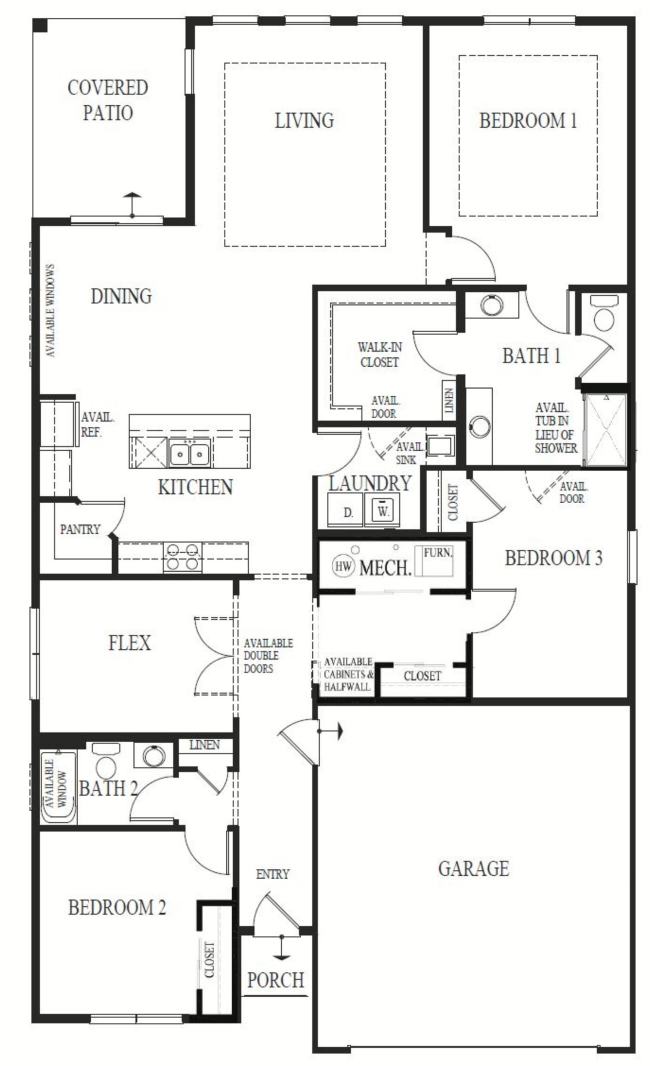
#> input picture marketing/one-pager/prospects/sample-plan-bare.jpg, 1300 x 2132 px (shown at 1/2 size)
$ python -i walls.py   (imports and definitions only)
#> lines starting #> are read from the running program, lines starting #| are printed output that depends on the picture; after the words box and inside, x2 and y2 are one past the last pixel; in counts of white or black regions, pixels touching at a corner belong together
"""Fit each room to the walls drawn around it, and read the plan's scale.

The model's room boxes are rough: sometimes a tight box round the label,
sometimes a box that spills into the next room.  The old fix was to grow every
box by 35%, which pushed rooms through their walls, and fixtures followed.

Walls are the one thing every floor plan draws the same way: long, heavy lines
(a solid poche or a pair of parallel lines) running the length of a room.  So
each edge of a room's box is moved to the inside face of the nearest such line
along that side.  An edge with no wall near it keeps the model's answer.

Once rooms sit on their walls, a room whose size is printed on the plan
("12'-4\" x 14'-0\"") says how many feet a pixel is.  That scale measures every
other room, so nobody has to type in a square footage.
"""

import logging
import math
import statistics
from dataclasses import dataclass

from PIL import Image, ImageDraw, ImageFilter

logger = logging.getLogger(__name__)

# Work on at most this many pixels along the long side.  A 24x36 sheet at
# 200 dpi is 7200 px tall; fitting walls does not need that, and the server
# has little memory to spare.
_MAX_SIDE = 2400

# A pixel darker than this is ink.
_INK = 160

# ...on a page smaller than _SMALL_SIDE along its long side, darker than
# _SMALL_INK.  Shrunk to 960 px, the thin lines that draw a window's edges in a
# wall come out light grey (about 195-210 on Sullivan): at 160 the window
# broke the wall, and the porch and primary bedroom were stretched to the
# page frame.  At 2560 px the same lines are 107-141.
_SMALL_SIDE = 1600
_SMALL_INK = 215

# A row or column inked across this share of the whole page is the sheet's
# frame (or a title-block rule), not a wall.
_FRAME_COVERAGE = 0.9

# The wall an open edge comes in to may be mostly windows: Catalina's living
# room's back wall at 960 px is ink across only 44% of the room, the rest
# light-grey window lines.  Thick ink across this share of the room will do.
_INNER_WALL = 0.35

# Floors are found on the sheet shrunk to _FLOOR_GRID pixels along its long
# side.  A floor holds at least _FLOOR_SHARE of the sheet's ink, so a title,
# a north arrow or a note is not a floor.
_FLOOR_GRID = 300
_FLOOR_SHARE = 0.15

# A blank strip between two drawings is at least this share of the page
# (Catalina's is about 7%), with no more than _GUTTER_INK ink pixels across.
_GUTTER = 0.025
_GUTTER_INK = 2

# A row (or column) belongs to a wall when this share of the room's side is
# inked.  Doors and openings break a wall up, so it cannot be close to 1.
_WALL_COVERAGE = 0.55

# Only the middle of each side is measured, so the walls of the rooms on
# either side (which run across this side's ends) do not count.
_SPAN_TRIM = 0.2

# How far past an edge (as a share of the box's longer side), and how far
# inside it (as a share of the box along that axis), to look for its wall.  Outward reaches far because the
# model's box is often drawn round the room's label, well inside its walls;
# the nearest wall wins, so a long reach does not skip past the right one.
_SEARCH_OUT = 0.75
_SEARCH_IN = 0.3

# Spaces outside the conditioned envelope don't count towards a floor's
# square footage.
UNCONDITIONED = {"garage", "porch", "patio", "exterior", "deck", "exterior_door"}


@dataclass
class Fit:
    """A room box in fractions of the page, and which edges found a wall."""

    x1: float
    y1: float
    x2: float
    y2: float
    # Which edges were moved onto a wall: left, top, right, bottom.
    snapped: tuple[bool, bool, bool, bool] = (False, False, False, False)

    @property
    def walls(self) -> int:
        return sum(self.snapped)


class WallMap:
    """Ink coverage of one plan page, for finding the walls around a room."""

    def __init__(self, image: Image.Image):
        gray = image.convert("L")
        w, h = gray.size
        factor = min(1.0, _MAX_SIDE / max(w, h))
        if factor < 1.0:
            gray = gray.resize(
                (max(1, round(w * factor)), max(1, round(h * factor))), Image.BOX
            )
        self.width, self.height = gray.size
        ink = _INK if max(self.width, self.height) >= _SMALL_SIDE else _SMALL_INK
        self.mask = gray.point(lambda p: 255 if p < ink else 0, "L")
        longest = max(self.width, self.height)
        # A drawn wall is either solid and a few pixels thick, or two thin
        # lines a short way apart.  A single hairline (a counter edge, a
        # dimension string) is neither.
        self.min_thickness = max(2, round(longest * 0.0015))
        self.max_gap = max(3, round(longest * 0.01))
        # The frame drawn round the sheet is not a wall.  Nothing in a house
        # runs unbroken across nearly the whole page; a frame line does.  On
        # Sullivan at 960 px the porch's open front edge found no wall and
        # was stretched down to the frame, 18 ft past the columns.
        self.frame_rows = self._full_lines(self._row_coverage(0, self.width, 0, self.height))
        self.frame_cols = self._full_lines(self._col_coverage(0, self.width, 0, self.height))

    @staticmethod
    def _full_lines(profile: list[float]) -> set[int]:
        return {i for i, cover in enumerate(profile) if cover >= _FRAME_COVERAGE}

    # -- floors -----------------------------------------------------------

    def floors(self) -> list[tuple[float, float, float, float]]:
        """The separate drawings on the sheet, as page-fraction boxes.

        A two-story plan set often draws both floors side by side on one
        sheet (Keel's Catalina, Castlewood, Bonaire, Tybee).  Read as one
        house, a second-floor room's edge snapped across the blank gutter to
        the first floor's outside wall, and halls and open plans were worked
        out across both floors.

        Floors split by a blank strip across the whole drawing are found
        that way (Catalina's first floor is drawn with so many openings that
        it falls apart into pieces as ink).  Floors that overlap side to
        side with no clear strip between them (Bonaire's attic sits over its
        porch) are found as separate blobs of ink.  One box when the sheet
        holds one drawing.
        """
        mask = self.mask.copy()
        draw = ImageDraw.Draw(mask)
        # The frame's anti-aliased edge is ink too, and joins everything.
        for y in self.frame_rows:
            draw.rectangle([(0, y - 2), (self.width, y + 2)], fill=0)
        for x in self.frame_cols:
            draw.rectangle([(x - 2, 0), (x + 2, self.height)], fill=0)
        return self._gutter_floors(mask) or self._blob_floors(mask) or [(0.0, 0.0, 1.0, 1.0)]

    def _gutter_floors(self, mask):
        """Drawings split by a blank band of columns (or rows), or None."""
        w, h = self.width, self.height
        cols = [round(v / 255 * h) for v in mask.resize((w, 1), Image.BOX).getdata()]
        rows = [round(v / 255 * w) for v in mask.resize((1, h), Image.BOX).getdata()]
        xs = [i for i, v in enumerate(cols) if v > 0]
        ys = [i for i, v in enumerate(rows) if v > 0]
        if not xs or not ys:
            return None
        x1, x2, y1, y2 = xs[0], xs[-1], ys[0], ys[-1]
        across = self._split(cols, x1, x2, w)
        if across:
            return [(a / w, y1 / h, b / w, (y2 + 1) / h) for a, b in across]
        down = self._split(rows, y1, y2, h)
        if down:
            return [(x1 / w, a / h, (x2 + 1) / w, b / h) for a, b in down]
        return None

    def _split(self, profile, lo: int, hi: int, size: int):
        gutter = max(3, round(_GUTTER * size))
        parts, start, blank = [], lo, 0
        for i in range(lo, hi + 1):
            if profile[i] <= _GUTTER_INK:
                blank += 1
                continue
            if blank >= gutter and i - blank > start:
                parts.append((start, i - blank))
                start = i
            blank = 0
        parts.append((start, hi + 1))
        total = sum(profile[lo:hi + 1]) or 1
        kept = [(a, b) for a, b in parts if sum(profile[a:b]) >= _FLOOR_SHARE * total]
        return kept if len(kept) >= 2 else None

    def _blob_floors(self, mask):
        """Separate blobs of ink, each a real share of the sheet, or None.

        The sheet is shrunk and its ink thickened a little so a door or a
        window does not break a wall; pieces of one floor that sit mostly
        inside one another are merged.
        """
        factor = _FLOOR_GRID / max(self.width, self.height)
        gw, gh = max(1, round(self.width * factor)), max(1, round(self.height * factor))
        small = mask.resize((gw, gh), Image.BOX).point(lambda v: 255 if v > 0 else 0)
        small = small.filter(ImageFilter.MaxFilter(5))
        ink = small.load()

        seen = bytearray(gw * gh)
        blobs = []
        for y0 in range(gh):
            for x0 in range(gw):
                if not ink[x0, y0] or seen[y0 * gw + x0]:
                    continue
                stack, size = [(x0, y0)], 0
                seen[y0 * gw + x0] = 1
                bx1, by1, bx2, by2 = x0, y0, x0, y0
                while stack:
                    x, y = stack.pop()
                    size += 1
                    bx1, by1, bx2, by2 = min(bx1, x), min(by1, y), max(bx2, x), max(by2, y)
                    for nx, ny in ((x + 1, y), (x - 1, y), (x, y + 1), (x, y - 1)):
                        if 0 <= nx < gw and 0 <= ny < gh and ink[nx, ny] and not seen[ny * gw + nx]:
                            seen[ny * gw + nx] = 1
                            stack.append((nx, ny))
                blobs.append((size, (bx1 / gw, by1 / gh, (bx2 + 1) / gw, (by2 + 1) / gh)))
        # Whatever is left of a frame spans the sheet; it is not a floor.
        blobs = [(size, box) for size, box in blobs
                 if not (box[2] - box[0] > 0.9 and box[3] - box[1] > 0.9)]
        total = sum(size for size, _ in blobs) or 1

        # Long windows and open plans break one floor into pieces (Catalina's
        # first floor came apart in four).  Pieces of one floor sit inside
        # one another's outline; two floors barely touch (Bonaire's overlap
        # by 3%), so pieces overlapping by half are one floor.
        pieces = [[size, box] for size, box in blobs if size >= 0.01 * total]
        merged = True
        while merged:
            merged = False
            for i in range(len(pieces)):
                for j in range(i + 1, len(pieces)):
                    a, b = pieces[i][1], pieces[j][1]
                    w = min(a[2], b[2]) - max(a[0], b[0])
                    h = min(a[3], b[3]) - max(a[1], b[1])
                    smaller = min((a[2] - a[0]) * (a[3] - a[1]), (b[2] - b[0]) * (b[3] - b[1]))
                    if w > 0 and h > 0 and w * h >= 0.5 * smaller:
                        pieces[i] = [pieces[i][0] + pieces[j][0],
                                     (min(a[0], b[0]), min(a[1], b[1]),
                                      max(a[2], b[2]), max(a[3], b[3]))]
                        del pieces[j]
                        merged = True
                        break
                if merged:
                    break
        floors = [box for size, box in pieces if size >= _FLOOR_SHARE * total]
        return sorted(floors) if len(floors) >= 2 else None

    # -- line of sight ----------------------------------------------------

    # [57 lines left out: functions _ink_extent, wall_between, not called in this run]

    # -- profiles ---------------------------------------------------------

    def _row_coverage(self, x1: int, x2: int, y1: int, y2: int) -> list[float]:
        """Share of inked pixels in each row y1..y2-1, across columns x1..x2."""
        if x2 - x1 < 1 or y2 - y1 < 1:
            return []
        band = self.mask.crop((x1, y1, x2, y2)).resize((1, y2 - y1), Image.BOX)
        return [v / 255 for v in band.getdata()]

    def _col_coverage(self, x1: int, x2: int, y1: int, y2: int) -> list[float]:
        """Share of inked pixels in each column x1..x2-1, across rows y1..y2."""
        if x2 - x1 < 1 or y2 - y1 < 1:
            return []
        band = self.mask.crop((x1, y1, x2, y2)).resize((x2 - x1, 1), Image.BOX)
        return [v / 255 for v in band.getdata()]

    # [205 lines left out: functions _wall_bands, _closest, tighten, fit, not called in this run]


# Two spans agree on the plan's scale when they are this close (log ratio,
# about 6%).  Printed sizes are rounded to the inch and walls are a few pixels
# thick, so a real match is well inside it.
_SCALE_AGREEMENT = 0.06


# [42 lines left out: function span_scale, not called in this run]


# Two facing walls belong to the room when the gap between them is within
# this share of a printed size; further off, one of them is some other wall.
_SPAN_TOLERANCE = 0.15


# [127 lines left out: functions size_box, feet_per_pixel, measure_rooms, not called in this run]


# Rooms named like this are not living space, whatever type they were read as:
# Castlewood's "Unfinished Storage" and Bonaire's "Unfinished Attic" were
# counted as conditioned rooms.
_NOT_LIVING = ("unfinished", "attic")


# [34 lines left out: functions floor_area, _same_box, not called in this run]

>>> from PIL import Image
>>> picture = Image.open('../../../marketing/one-pager/prospects/sample-plan-bare.jpg')
#> picture is the input picture: PIL image 1300x2132 RGB; mean R, G, B 234.2, 234.2, 232.3
>>> result = WallMap(picture).floors()
#> in __init__, `self.mask = gray.point(lambda p: 255 if p < ink else 0, "L")`:
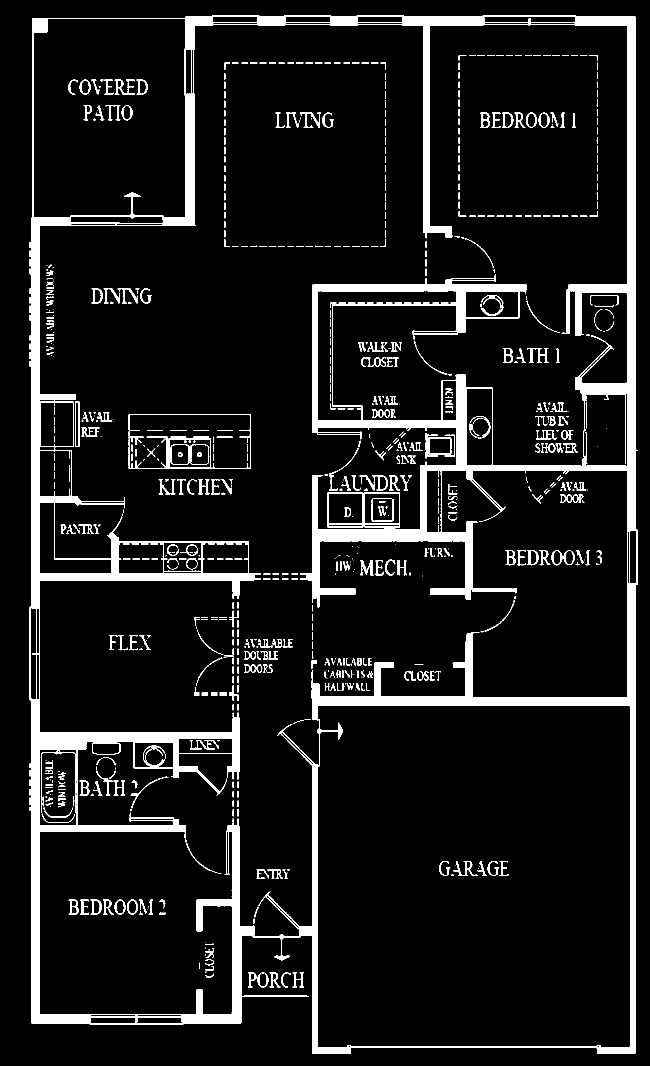
#> self.mask: PIL image 1300x2132 L (shown at 1/2 size); 9.5% white; 853 white regions (245 under 20 px), largest, box (x1, y1, x2, y2) and area: (59, 31, 1275, 2107) 211276, (257, 828, 502, 938) 2724, (728, 985, 800, 1055) 691
#> in __init__, `self.frame_rows = self._full_lines(self._row_coverage(0, self.width, 0..`: self.frame_rows = 0 items
#> in __init__, `self.frame_cols = self._full_lines(self._col_coverage(0, self.width, 0..`: self.frame_cols = 11 items
#> the loop in floors, `for x in self.frame_cols:` made 11 passes
#> in _gutter_floors, `cols = [round(v / 255 * h) for v in mask.resize((w, 1), Image.BOX).get..`: cols = 1300 values, max 1831 at index 65, min 0 at index 0, mean 183.7
#> in _gutter_floors, `rows = [round(v / 255 * w) for v in mask.resize((1, h), Image.BOX).get..`: rows = 2132 values, max 918 at index 44, min 0 at index 0, mean 112
#> in _gutter_floors, `xs = [i for i, v in enumerate(cols) if v > 0]`: xs = 1201 values from 59 to 1274
#> in _gutter_floors, `ys = [i for i, v in enumerate(rows) if v > 0]`: ys = 2076 values from 31 to 2106
#> in _gutter_floors, `x1, x2, y1, y2 = xs[0], xs[-1], ys[0], ys[-1]`: x1 = 59; x2 = 1274; y1 = 31; y2 = 2106
#> in _split, `parts, start, blank = [], lo, 0`: parts = []; start = 59; blank = 0
#> after the loop in _split, `for i in range(lo, hi + 1):`: start = 59
#> in _split, `total = sum(profile[lo:hi + 1]) or 1`: total = 238751
#> in _split, `kept = [(a, b) for a, b in parts if sum(profile[a:b]) >= _FLOOR_SHARE ..`: kept = [(59, 1275)]
#> in _blob_floors, `small = mask.resize((gw, gh), Image.BOX).point(lambda v: 255 if v > 0 ..`:
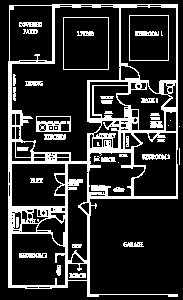
#> small: PIL image 183x300 L; 19% white; 44 white regions (10 under 20 px), largest, box (x1, y1, x2, y2) and area: (8, 4, 178, 297) 8033, (36, 116, 71, 132) 289, (63, 17, 109, 70) 194
#> in _blob_floors, `small = small.filter(ImageFilter.MaxFilter(5))`:
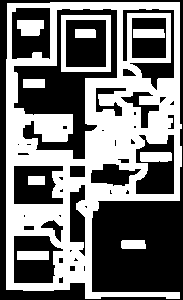
#> small: PIL image 183x300 L; 46% white; 10 white regions, largest, box (x1, y1, x2, y2) and area: (6, 2, 182, 299) 22252, (61, 15, 111, 72) 970, (17, 20, 44, 36) 375
#> result = [(0, 0, 1, 1)]

$ run again, on marketing/one-pager/prospects/sample-plan-lit.jpg
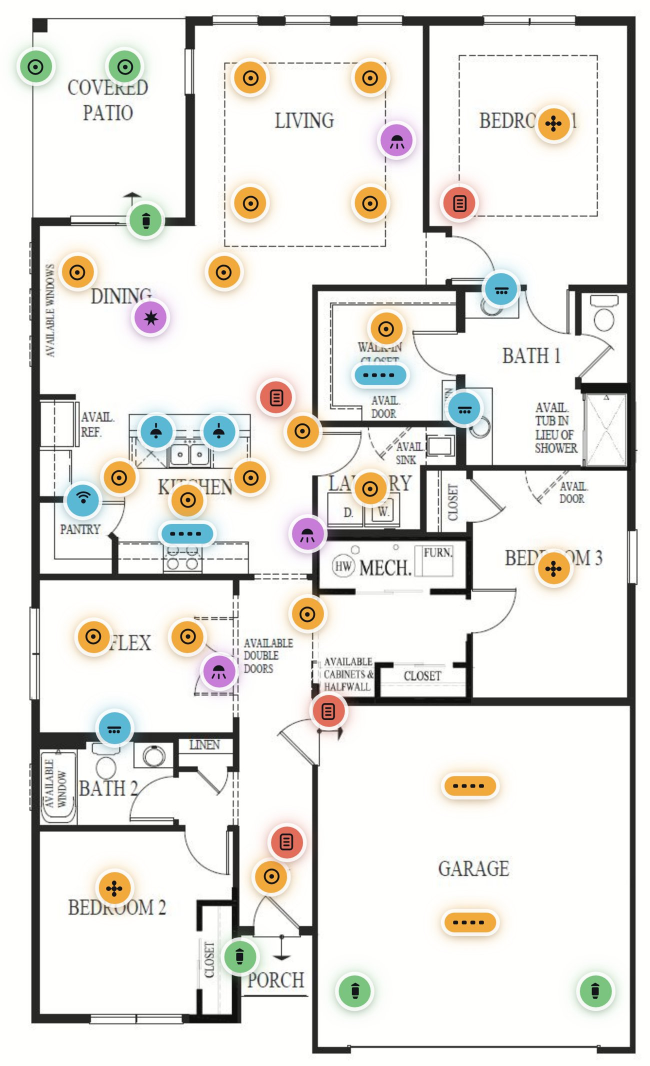
#> input picture marketing/one-pager/prospects/sample-plan-lit.jpg, 1300 x 2132 px (shown at 1/2 size)
#> picture is the input picture: PIL image 1300x2132 RGB; mean R, G, B 230.3, 229, 224.5
#> in __init__, `self.mask = gray.point(lambda p: 255 if p < ink else 0, "L")`:
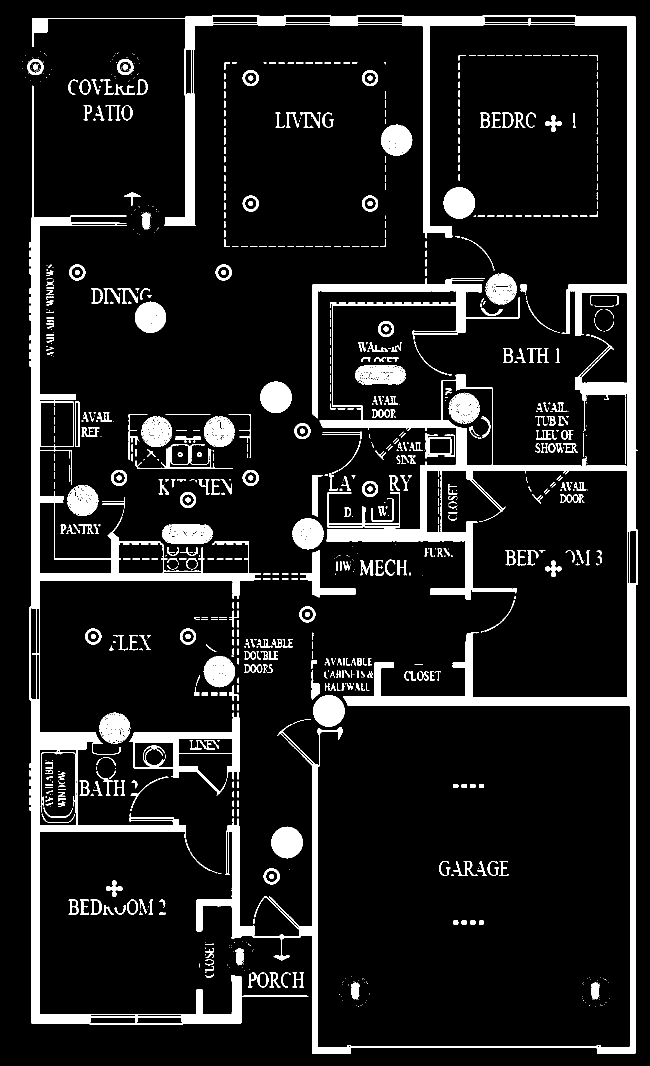
#> self.mask: PIL image 1300x2132 L (shown at 1/2 size); 10.9% white; 1073 white regions (436 under 20 px), largest, box (x1, y1, x2, y2) and area: (64, 31, 1275, 2107) 131066, (59, 171, 617, 2049) 56599, (258, 1425, 479, 1591) 7669
#> self.frame_rows = 0 items
#> self.frame_cols = 11 items
#> the loop in floors, `for x in self.frame_cols:` made 11 passes
#> cols = 1300 values, max 1772 at index 65, min 0 at index 0, mean 214.2
#> rows = 2132 values, max 918 at index 44, min 0 at index 0, mean 130.5
#> xs = 1205 values from 55 to 1274
#> ys = 2076 values from 31 to 2106
#> x1 = 55; x2 = 1274; y1 = 31; y2 = 2106
#> in _split, `parts, start, blank = [], lo, 0`: parts = []; start = 55; blank = 0
#> after the loop in _split, `for i in range(lo, hi + 1):`: start = 55
#> in _split, `total = sum(profile[lo:hi + 1]) or 1`: total = 278401
#> kept = [(55, 1275)]
#> in _blob_floors, `small = small.filter(ImageFilter.MaxFilter(5))`:
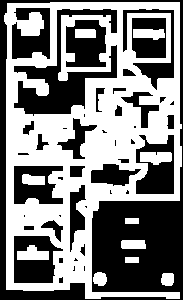
#> small: PIL image 183x300 L; 50.4% white; 45 black regions (16 under 20 px), largest, box (x1, y1, x2, y2) and area: (0, 0, 183, 300) 11391, (14, 9, 117, 116) 3474, (14, 236, 63, 283) 1523
#> result = [(0.0929, 0.817, 0.268, 0.867), (0.765, 0.507, 0.94, 0.55)]
